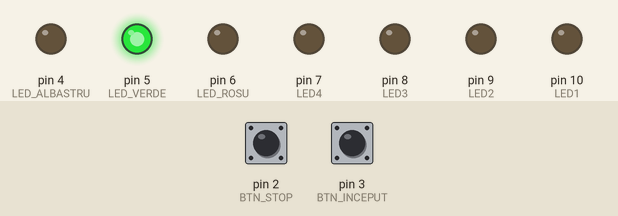
This program was run on a simulated Arduino Uno, built with avr-gcc and run on an emulated ATmega328P. Parts: output pins drawn as LEDs (lit = HIGH). Dashed ring = blinking. The inputs (shaded band) are chosen by the test bench; at power-on: pin 3 (BTN_INCEPUT) HIGH, pin 2 (BTN_STOP) HIGH.

Above: at 1.2 s.
1.3 s: pin 3 (BTN_INCEPUT) pulled LOW for 0.15 s
At 1.62 s:
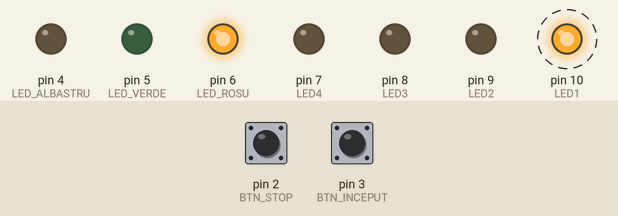
4.3 s: pin 2 (BTN_STOP) pulled LOW for 3.2 s
At 4.82 s:
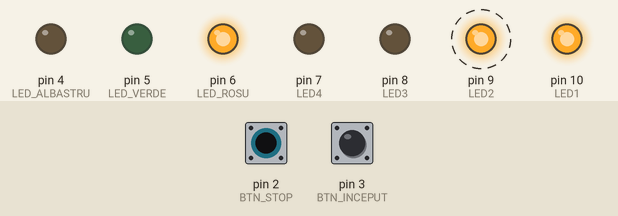
9.0 s: pin 3 (BTN_INCEPUT) pulled LOW for 1 s
At 9.12 s:
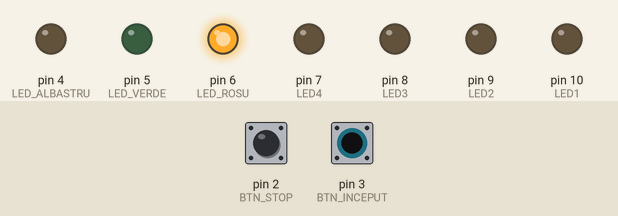
12.0 s: pin 3 (BTN_INCEPUT) pulled LOW for 3.2 s
At 21.5 s:
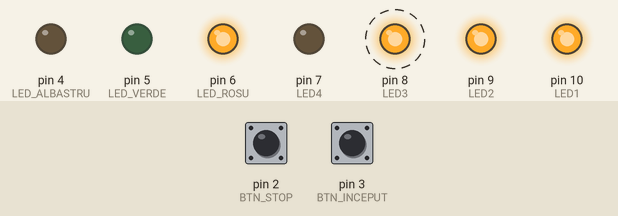
Timing chart, 0 to 23.3 s (numbered marks = the images above; inputs shaded):
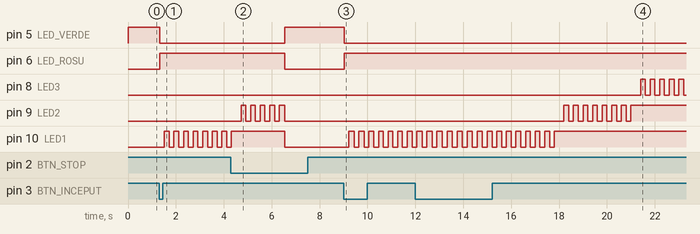

Measured:
- after the input at 1.3 s, pin 5 (LED_VERDE): HIGH → LOW at once; pin 6 (LED_ROSU): LOW → HIGH at once; pin 10 (LED1): alternates HIGH for 0.20 s and LOW for 0.20 s, starting after 0.22 s
- after the input at 4.3 s, pin 5 (LED_VERDE): LOW → HIGH after 2.2 s; pin 6 (LED_ROSU): HIGH → LOW after 2.2 s; pin 8 (LED3): stops changing and stays LOW; pin 9 (LED2): goes on until 6.5 s, then stays LOW
- after the input at 9.0 s, pin 5 (LED_VERDE): HIGH → LOW at once; pin 6 (LED_ROSU): LOW → HIGH at once; pin 10 (LED1): alternates HIGH for 0.20 s and LOW for 0.20 s, starting after 0.22 s
- after the input at 12.0 s, pin 5 (LED_VERDE): stays LOW (without the input it goes to HIGH after 10.7 s); pin 6 (LED_ROSU): stays HIGH (without the input it goes to LOW after 10.7 s); pin 7 (LED4): stops changing and stays LOW

The program:

main.cpp
```cpp
#include <Arduino.h>

#define LED1 10
#define LED2 9
#define LED3 8
#define LED4 7
#define LED_ROSU 6
#define LED_VERDE 5
#define LED_ALBASTRU 4
#define INTERVAL 3000
#define BTN_INCEPUT 3
#define BTN_STOP 2

int timpAnterior = 0;
int baterie = 0;
int incarcare = 0;
int timpApasareButon = 0;

void setup() {
    pinMode(LED1, OUTPUT);
    pinMode(LED2, OUTPUT);
    pinMode(LED3, OUTPUT);
    pinMode(LED4, OUTPUT);
    pinMode(LED_ROSU, OUTPUT);
    pinMode(LED_VERDE, OUTPUT);
    pinMode(LED_ALBASTRU, OUTPUT);
    pinMode(BTN_INCEPUT, INPUT_PULLUP);
    pinMode(BTN_STOP, INPUT_PULLUP);


    digitalWrite(LED_ROSU, LOW);
    digitalWrite(LED_VERDE, HIGH);
    digitalWrite(LED_ALBASTRU, LOW);
}

void loop() {
    int butonInceput = digitalRead(BTN_INCEPUT);
    if (butonInceput == LOW) {
        delay(20);
        incarcare = 1;
        timpAnterior = millis();


        digitalWrite(LED_ROSU, HIGH);
        digitalWrite(LED_VERDE, LOW);
        digitalWrite(LED_ALBASTRU, LOW);
    }

    int butonStop = digitalRead(BTN_STOP);
    if (butonStop == LOW) {
        if (timpApasareButon == 0) {
            timpApasareButon = millis();
        }
        if (millis() - timpApasareButon >= 2000) {
            delay(20);
            incarcare = 0;
            timpApasareButon = 0;
        }
    } else {
        timpApasareButon = 0;
    }


    if (incarcare) {
        int timpCurent = millis();
        if (timpCurent - timpAnterior >= INTERVAL) {
            timpAnterior = timpCurent;
            baterie++;
            if (baterie > 4) {
                baterie = 0;
                incarcare = 0;
            }
        }


        switch (baterie) {
            case 0:
                digitalWrite(LED1, LOW);
                delay(200);
                digitalWrite(LED1, HIGH);
                delay(200);
                break;
            case 1:
                digitalWrite(LED1, HIGH);
                digitalWrite(LED2, LOW);
                delay(200);
                digitalWrite(LED2, HIGH);
                delay(200);
                break;
            case 2:
                digitalWrite(LED2, HIGH);
                digitalWrite(LED3, LOW);
                delay(200);
                digitalWrite(LED3, HIGH);
                delay(200);
                break;
            case 3:
                digitalWrite(LED3, HIGH);
                digitalWrite(LED4, LOW);
                delay(200);
                digitalWrite(LED4, HIGH);
                delay(200);
                break;
            case 4:
                digitalWrite(LED_ROSU, LOW);
                digitalWrite(LED_VERDE, HIGH);

                for (int i = 0; i < 3; i++) {
                    delay(200);
                    digitalWrite(LED1, HIGH);
                    digitalWrite(LED2, HIGH);
                    digitalWrite(LED3, HIGH);
                    digitalWrite(LED4, HIGH);
                    delay(200);
                    digitalWrite(LED1, LOW);
                    digitalWrite(LED2, LOW);
                    digitalWrite(LED3, LOW);
                    digitalWrite(LED4, LOW);
                }

                digitalWrite(LED1, LOW);
                digitalWrite(LED2, LOW);
                digitalWrite(LED3, LOW);
                digitalWrite(LED4, LOW);
                incarcare = 0;
                break;

            default:
                break;
        }
    } else {

        digitalWrite(LED_ROSU, LOW);
        digitalWrite(LED_VERDE, HIGH);
        digitalWrite(LED_ALBASTRU, LOW);
        digitalWrite(LED1, LOW);
        digitalWrite(LED2, LOW);
        digitalWrite(LED3, LOW);
        digitalWrite(LED4, LOW);
        baterie = 0;
    }
}
```
